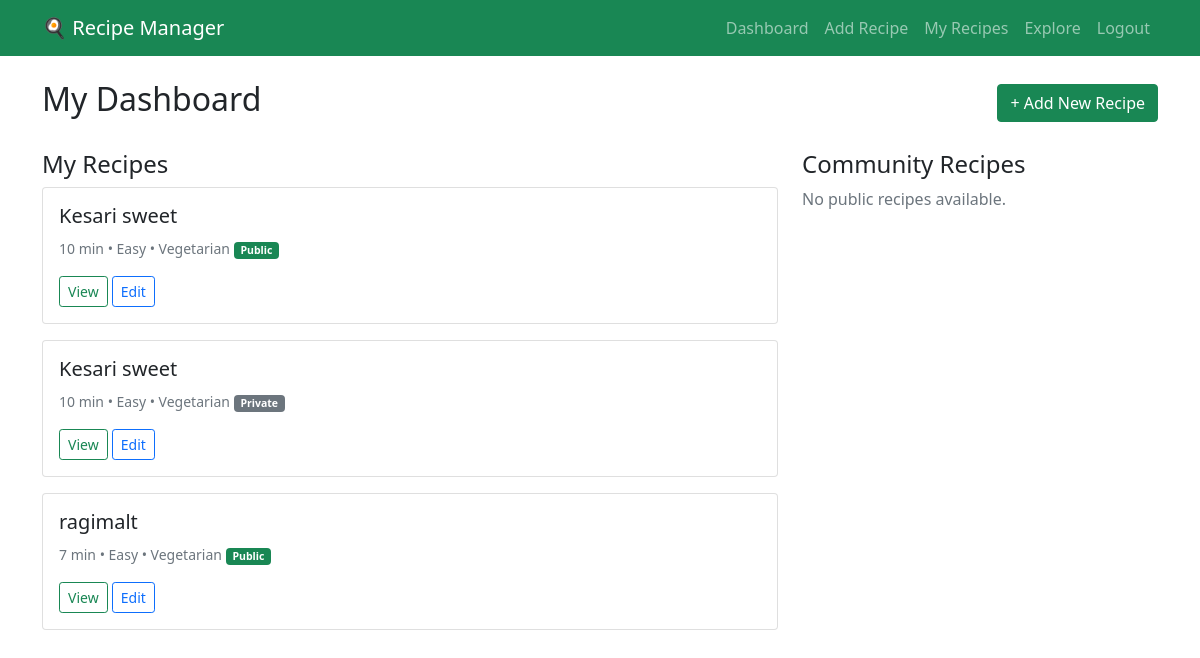
The page /dashboard (signed in) on the database its author committed.
### app.py (models this page shows)
class Recipe(db.Model):
    id = db.Column(db.Integer, primary_key=True)
    title = db.Column(db.String(200), nullable=False)
    description = db.Column(db.Text)
    ingredients = db.Column(db.Text, nullable=False)
    instructions = db.Column(db.Text, nullable=False)
    cooking_time = db.Column(db.Integer)
    difficulty = db.Column(db.String(20))
    category = db.Column(db.String(50))
    is_public = db.Column(db.Boolean, default=False)
    created_at = db.Column(db.DateTime, default=datetime.utcnow)
    user_id = db.Column(db.Integer, db.ForeignKey('user.id'), nullable=False)

### app.py (the view)
@app.route('/dashboard')
@login_required
def dashboard():
    my_recipes = Recipe.query.filter_by(user_id=current_user.id).all()
    public_recipes = Recipe.query.filter_by(is_public=True).filter(Recipe.user_id != current_user.id).all()
    return render_template('dashboard.html', my_recipes=my_recipes, public_recipes=public_recipes)

### app.py (called while the page is built)
@login_manager.user_loader
def load_user(user_id):
    return User.query.get(int(user_id))

### templates/dashboard.html (shortened to what this page needs)
{% extends "base.html" %}
{% block content %}
<div class="d-flex justify-content-between align-items-center mb-4">
    <h2>My Dashboard</h2>
    <a href="{{ url_for('add_recipe') }}" class="btn btn-success">+ Add New Recipe</a>
</div>
<div class="row">
    <div class="col-md-8">
        <h4>My Recipes</h4>
        {% if my_recipes %}
            {% for recipe in my_recipes %}
            <div class="card mb-3">
                <div class="card-body">
                    <h5 class="card-title">{{ recipe.title }}</h5>
                    <p class="card-text">
                        <small class="text-muted">
                            {{ recipe.cooking_time }} min • {{ recipe.difficulty }} • {{ recipe.category }}
                            {% if recipe.is_public %}
                                <span class="badge bg-success">Public</span>
                            {% else %}
                                <span class="badge bg-secondary">Private</span>
                            {% endif %}
                        </small>
                    </p>
                    <a href="{{ url_for('view_recipe', recipe_id=recipe.id) }}" class="btn btn-sm btn-outline-success">View</a>
                    <a href="{{ url_for('edit_recipe', recipe_id=recipe.id) }}" class="btn btn-sm btn-outline-primary">Edit</a>
                </div>
            </div>
            {% endfor %}
        {% else %}
            <div class="alert alert-info">
                You haven't added any recipes yet. <a href="{{ url_for('add_recipe') }}">Add your first recipe!</a>
            </div>
        {% endif %}
    </div>
    <div class="col-md-4">
        <h4>Community Recipes</h4>
        {% if public_recipes %}
            {% for recipe in public_recipes %}
            <div class="card mb-2">
                <div class="card-body">
                    <h6 class="card-title">{{ recipe.title }}</h6>
                    <p class="card-text">
                        <small>By {{ recipe.author.username }} • {{ recipe.cooking_time }}min</small>
                    </p>
                    <a href="{{ url_for('view_recipe', recipe_id=recipe.id) }}" class="btn btn-sm btn-outline-success">View Recipe</a>
                </div>
            </div>
            {% endfor %}
        {% else %}
            <p class="text-muted">No public recipes available.</p>
        {% endif %}
    </div>
</div>
{% endblock %}

### templates/base.html (shortened to what this page needs)
<!DOCTYPE html>
<html lang="en">
<head>
    <link href="https://cdn.jsdelivr.net/npm/bootstrap@5.1.3/dist/css/bootstrap.min.css" rel="stylesheet">
</head>
<body>
    <nav class="navbar navbar-expand-lg navbar-dark bg-success">
        <div class="container">
            <a class="navbar-brand" href="{{ url_for('index') }}">🍳 Recipe Manager</a>
            {% if current_user.is_authenticated %}
            <div class="navbar-nav">
                <a class="nav-link" href="{{ url_for('dashboard') }}">Dashboard</a>
                <a class="nav-link" href="{{ url_for('add_recipe') }}">Add Recipe</a>
                <a class="nav-link" href="{{ url_for('my_recipes') }}">My Recipes</a>
                <a class="nav-link" href="{{ url_for('explore') }}">Explore</a>
                <a class="nav-link" href="{{ url_for('logout') }}">Logout</a>
            </div>
            {% else %}
            <div class="navbar-nav">
                <a class="nav-link" href="{{ url_for('login') }}">Login</a>
                <a class="nav-link" href="{{ url_for('register') }}">Register</a>
            </div>
            {% endif %}
        </div>
    </nav>
    <div class="container mt-4">
        {% block content %}{% endblock %}
    </div>
</body>
</html>

### rows shown on the page
Recipe: title "Kesari sweet", cooking_time "10", difficulty "Easy", category "Vegetarian", is_public "Public"
Recipe: title "Kesari sweet", cooking_time "10", difficulty "Easy", category "Vegetarian", is_public "Private"
Recipe: title "ragimalt", cooking_time "7", difficulty "Easy", category "Vegetarian", is_public "Public"
